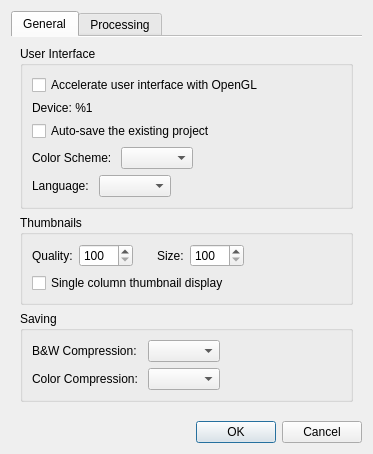
<?xml version="1.0" encoding="UTF-8"?>
<ui version="4.0">
 <class>SettingsDialog</class>
 <widget class="QDialog" name="SettingsDialog">
  <property name="geometry">
   <rect>
    <x>0</x>
    <y>0</y>
    <width>337</width>
    <height>419</height>
   </rect>
  </property>
  <property name="windowTitle">
   <string>Settings</string>
  </property>
  <layout class="QVBoxLayout" name="verticalLayout">
   <item>
    <widget class="QTabWidget" name="tabWidget">
     <property name="currentIndex">
      <number>0</number>
     </property>
     <property name="documentMode">
      <bool>true</bool>
     </property>
     <widget class="QWidget" name="tab">
      <attribute name="title">
       <string>General</string>
      </attribute>
      <layout class="QVBoxLayout" name="verticalLayout_4">
       <item>
        <widget class="QGroupBox" name="groupBox">
         <property name="title">
          <string>User Interface</string>
         </property>
         <layout class="QVBoxLayout" name="verticalLayout_2">
          <item>
           <widget class="QCheckBox" name="enableOpenglCb">
            <property name="text">
             <string>Accelerate user interface with OpenGL</string>
            </property>
           </widget>
          </item>
          <item>
           <widget class="QLabel" name="openglDeviceLabel">
            <property name="text">
             <string>Device: %1</string>
            </property>
           </widget>
          </item>
          <item>
           <widget class="QCheckBox" name="autoSaveProjectCB">
            <property name="text">
             <string>Auto-save the existing project</string>
            </property>
           </widget>
          </item>
          <item>
           <layout class="QHBoxLayout" name="horizontalLayout">
            <item>
             <widget class="QLabel" name="colorSchemeLabel">
              <property name="text">
               <string>Color Scheme: </string>
              </property>
             </widget>
            </item>
            <item>
             <widget class="QComboBox" name="colorSchemeBox"/>
            </item>
            <item>
             <spacer name="horizontalSpacer">
              <property name="orientation">
               <enum>Qt::Horizontal</enum>
              </property>
              <property name="sizeHint" stdset="0">
               <size>
                <width>1</width>
                <height>1</height>
               </size>
              </property>
             </spacer>
            </item>
           </layout>
          </item>
          <item>
           <layout class="QHBoxLayout" name="horizontalLayout_4">
            <item>
             <widget class="QLabel" name="languageLabel">
              <property name="text">
               <string>Language: </string>
              </property>
             </widget>
            </item>
            <item>
             <widget class="QComboBox" name="languageBox"/>
            </item>
            <item>
             <spacer name="horizontalSpacer_4">
              <property name="orientation">
               <enum>Qt::Horizontal</enum>
              </property>
              <property name="sizeHint" stdset="0">
               <size>
                <width>1</width>
                <height>1</height>
               </size>
              </property>
             </spacer>
            </item>
           </layout>
          </item>
         </layout>
         <zorder>enableOpenglCb</zorder>
         <zorder>autoSaveProjectCB</zorder>
         <zorder>openglDeviceLabel</zorder>
        </widget>
       </item>
       <item>
        <widget class="QGroupBox" name="thumbnailsParams">
         <property name="title">
          <string>Thumbnails</string>
         </property>
         <layout class="QVBoxLayout" name="verticalLayout_7">
          <item>
           <layout class="QHBoxLayout" name="horizontalLayout_8">
            <item>
             <layout class="QHBoxLayout" name="horizontalLayout_9">
              <item>
               <widget class="QLabel" name="thumbnailQualityLabel">
                <property name="text">
                 <string>Quality:</string>
                </property>
               </widget>
              </item>
              <item>
               <widget class="QSpinBox" name="thumbnailQualitySB">
                <property name="toolTip">
                 <string>The pixel size of the thumbnail image. The default value is 200.</string>
                </property>
                <property name="minimum">
                 <number>100</number>
                </property>
                <property name="maximum">
                 <number>1500</number>
                </property>
                <property name="singleStep">
                 <number>25</number>
                </property>
               </widget>
              </item>
             </layout>
            </item>
            <item>
             <spacer name="horizontalSpacer_7">
              <property name="orientation">
               <enum>Qt::Horizontal</enum>
              </property>
              <property name="sizeType">
               <enum>QSizePolicy::Fixed</enum>
              </property>
              <property name="sizeHint" stdset="0">
               <size>
                <width>18</width>
                <height>1</height>
               </size>
              </property>
             </spacer>
            </item>
            <item>
             <layout class="QHBoxLayout" name="horizontalLayout_10">
              <item>
               <widget class="QLabel" name="thumbnailSizeLabel">
                <property name="text">
                 <string>Size:</string>
                </property>
               </widget>
              </item>
              <item>
               <widget class="QSpinBox" name="thumbnailSizeSB">
                <property name="toolTip">
                 <string>The thumbnail size in the view. The default value is 250.</string>
                </property>
                <property name="minimum">
                 <number>100</number>
                </property>
                <property name="maximum">
                 <number>2000</number>
                </property>
                <property name="singleStep">
                 <number>25</number>
                </property>
               </widget>
              </item>
             </layout>
            </item>
            <item>
             <spacer name="horizontalSpacer_8">
              <property name="orientation">
               <enum>Qt::Horizontal</enum>
              </property>
              <property name="sizeHint" stdset="0">
               <size>
                <width>1</width>
                <height>1</height>
               </size>
              </property>
             </spacer>
            </item>
           </layout>
          </item>
          <item>
           <widget class="QCheckBox" name="singleColumnThumbnailsCB">
            <property name="text">
             <string>Single column thumbnail display</string>
            </property>
           </widget>
          </item>
         </layout>
        </widget>
       </item>
       <item>
        <widget class="QGroupBox" name="groupBox_2">
         <property name="title">
          <string>Saving</string>
         </property>
         <layout class="QHBoxLayout" name="horizontalLayout_2">
          <item>
           <layout class="QGridLayout" name="gridLayout">
            <item row="0" column="0">
             <widget class="QLabel" name="tiffCompressionBWLabel">
              <property name="text">
               <string>B&amp;W Compression: </string>
              </property>
             </widget>
            </item>
            <item row="0" column="1">
             <widget class="QComboBox" name="tiffCompressionBWBox"/>
            </item>
            <item row="1" column="0">
             <widget class="QLabel" name="tiffCompressionColorLabel">
              <property name="text">
               <string>Color Compression: </string>
              </property>
             </widget>
            </item>
            <item row="1" column="1">
             <widget class="QComboBox" name="tiffCompressionColorBox"/>
            </item>
           </layout>
          </item>
          <item>
           <spacer name="horizontalSpacer_2">
            <property name="orientation">
             <enum>Qt::Horizontal</enum>
            </property>
            <property name="sizeHint" stdset="0">
             <size>
              <width>1</width>
              <height>1</height>
             </size>
            </property>
           </spacer>
          </item>
         </layout>
        </widget>
       </item>
       <item>
        <spacer name="verticalSpacer_2">
         <property name="orientation">
          <enum>Qt::Vertical</enum>
         </property>
         <property name="sizeHint" stdset="0">
          <size>
           <width>20</width>
           <height>0</height>
          </size>
         </property>
        </spacer>
       </item>
      </layout>
     </widget>
     <widget class="QWidget" name="tab_2">
      <attribute name="title">
       <string>Processing</string>
      </attribute>
      <layout class="QVBoxLayout" name="verticalLayout_5">
       <item>
        <widget class="QGroupBox" name="groupBox_4">
         <property name="title">
          <string>White on black detection</string>
         </property>
         <layout class="QVBoxLayout" name="verticalLayout_6" stretch="0,0">
          <item>
           <widget class="QCheckBox" name="blackOnWhiteDetectionCB">
            <property name="toolTip">
             <string>Auto detect pages with light content on dark background. The corrections to all the auto algorithms are made for such pages.</string>
            </property>
            <property name="text">
             <string>Auto detect light content on dark background</string>
            </property>
           </widget>
          </item>
          <item>
           <widget class="QCheckBox" name="blackOnWhiteDetectionAtOutputCB">
            <property name="toolTip">
             <string>Whether to use auto detection at the output stage. The wrong result can be changed manually in the output filter options.</string>
            </property>
            <property name="text">
             <string>Use auto detection at the output stage</string>
            </property>
           </widget>
          </item>
         </layout>
        </widget>
       </item>
       <item>
        <widget class="QGroupBox" name="groupBox_3">
         <property name="title">
          <string>Deviation</string>
         </property>
         <layout class="QVBoxLayout" name="verticalLayout_3">
          <item>
           <widget class="QCheckBox" name="highlightDeviationCB">
            <property name="text">
             <string>Highlight the thumbnails of pages with high deviation</string>
            </property>
           </widget>
          </item>
          <item>
           <widget class="QGroupBox" name="deviationParams">
            <property name="title">
             <string>Params</string>
            </property>
            <layout class="QHBoxLayout" name="horizontalLayout_3">
             <item>
              <layout class="QGridLayout" name="gridLayout_2">
               <item row="0" column="0">
                <widget class="QLabel" name="deskewDeviationLabel">
                 <property name="text">
                  <string>Deskew:</string>
                 </property>
                </widget>
               </item>
               <item row="1" column="0">
                <widget class="QLabel" name="selectContentDeviationLabel">
                 <property name="text">
                  <string>Select content:</string>
                 </property>
                </widget>
               </item>
               <item row="1" column="1">
                <widget class="QDoubleSpinBox" name="selectContentDeviationCoefSB">
                 <property name="toolTip">
                  <string>Deviation multiplier: a higher value means lower sensivity.</string>
                 </property>
                 <property name="minimum">
                  <double>0.100000000000000</double>
                 </property>
                 <property name="maximum">
                  <double>9.990000000000000</double>
                 </property>
                 <property name="singleStep">
                  <double>0.050000000000000</double>
                 </property>
                </widget>
               </item>
               <item row="2" column="0">
                <widget class="QLabel" name="marginsDeviationLabel">
                 <property name="text">
                  <string>Margins:</string>
                 </property>
                </widget>
               </item>
               <item row="0" column="1">
                <widget class="QDoubleSpinBox" name="deskewDeviationCoefSB">
                 <property name="toolTip">
                  <string>Deviation multiplier: a higher value means lower sensivity.</string>
                 </property>
                 <property name="minimum">
                  <double>0.100000000000000</double>
                 </property>
                 <property name="maximum">
                  <double>9.990000000000000</double>
                 </property>
                 <property name="singleStep">
                  <double>0.050000000000000</double>
                 </property>
                </widget>
               </item>
               <item row="0" column="2">
                <widget class="QDoubleSpinBox" name="deskewDeviationThresholdSB">
                 <property name="toolTip">
                  <string>The minimum deviation to be highlighted.</string>
                 </property>
                 <property name="maximum">
                  <double>45.000000000000000</double>
                 </property>
                 <property name="singleStep">
                  <double>0.100000000000000</double>
                 </property>
                </widget>
               </item>
               <item row="1" column="2">
                <widget class="QDoubleSpinBox" name="selectContentDeviationThresholdSB">
                 <property name="toolTip">
                  <string>The minimum deviation to be highlighted.</string>
                 </property>
                 <property name="decimals">
                  <number>1</number>
                 </property>
                 <property name="maximum">
                  <double>999.000000000000000</double>
                 </property>
                 <property name="singleStep">
                  <double>1.000000000000000</double>
                 </property>
                </widget>
               </item>
               <item row="2" column="1">
                <widget class="QDoubleSpinBox" name="marginsDeviationCoefSB">
                 <property name="toolTip">
                  <string>Deviation multiplier: a higher value means lower sensivity.</string>
                 </property>
                 <property name="minimum">
                  <double>0.100000000000000</double>
                 </property>
                 <property name="maximum">
                  <double>9.990000000000000</double>
                 </property>
                 <property name="singleStep">
                  <double>0.050000000000000</double>
                 </property>
                </widget>
               </item>
               <item row="2" column="2">
                <widget class="QDoubleSpinBox" name="marginsDeviationThresholdSB">
                 <property name="toolTip">
                  <string>The minimum deviation to be highlighted.</string>
                 </property>
                 <property name="decimals">
                  <number>1</number>
                 </property>
                 <property name="maximum">
                  <double>999.000000000000000</double>
                 </property>
                 <property name="singleStep">
                  <double>1.000000000000000</double>
                 </property>
                </widget>
               </item>
              </layout>
             </item>
             <item>
              <spacer name="horizontalSpacer_3">
               <property name="orientation">
                <enum>Qt::Horizontal</enum>
               </property>
               <property name="sizeHint" stdset="0">
                <size>
                 <width>1</width>
                 <height>1</height>
                </size>
               </property>
              </spacer>
             </item>
            </layout>
           </widget>
          </item>
         </layout>
        </widget>
       </item>
       <item>
        <spacer name="verticalSpacer">
         <property name="orientation">
          <enum>Qt::Vertical</enum>
         </property>
         <property name="sizeHint" stdset="0">
          <size>
           <width>20</width>
           <height>0</height>
          </size>
         </property>
        </spacer>
       </item>
      </layout>
     </widget>
    </widget>
   </item>
   <item>
    <widget class="QDialogButtonBox" name="buttonBox">
     <property name="orientation">
      <enum>Qt::Horizontal</enum>
     </property>
     <property name="standardButtons">
      <set>QDialogButtonBox::Cancel|QDialogButtonBox::Ok</set>
     </property>
    </widget>
   </item>
  </layout>
 </widget>
 <resources/>
 <connections>
  <connection>
   <sender>buttonBox</sender>
   <signal>accepted()</signal>
   <receiver>SettingsDialog</receiver>
   <slot>accept()</slot>
   <hints>
    <hint type="sourcelabel">
     <x>248</x>
     <y>254</y>
    </hint>
    <hint type="destinationlabel">
     <x>157</x>
     <y>274</y>
    </hint>
   </hints>
  </connection>
  <connection>
   <sender>buttonBox</sender>
   <signal>rejected()</signal>
   <receiver>SettingsDialog</receiver>
   <slot>reject()</slot>
   <hints>
    <hint type="sourcelabel">
     <x>316</x>
     <y>260</y>
    </hint>
    <hint type="destinationlabel">
     <x>286</x>
     <y>274</y>
    </hint>
   </hints>
  </connection>
 </connections>
</ui>
